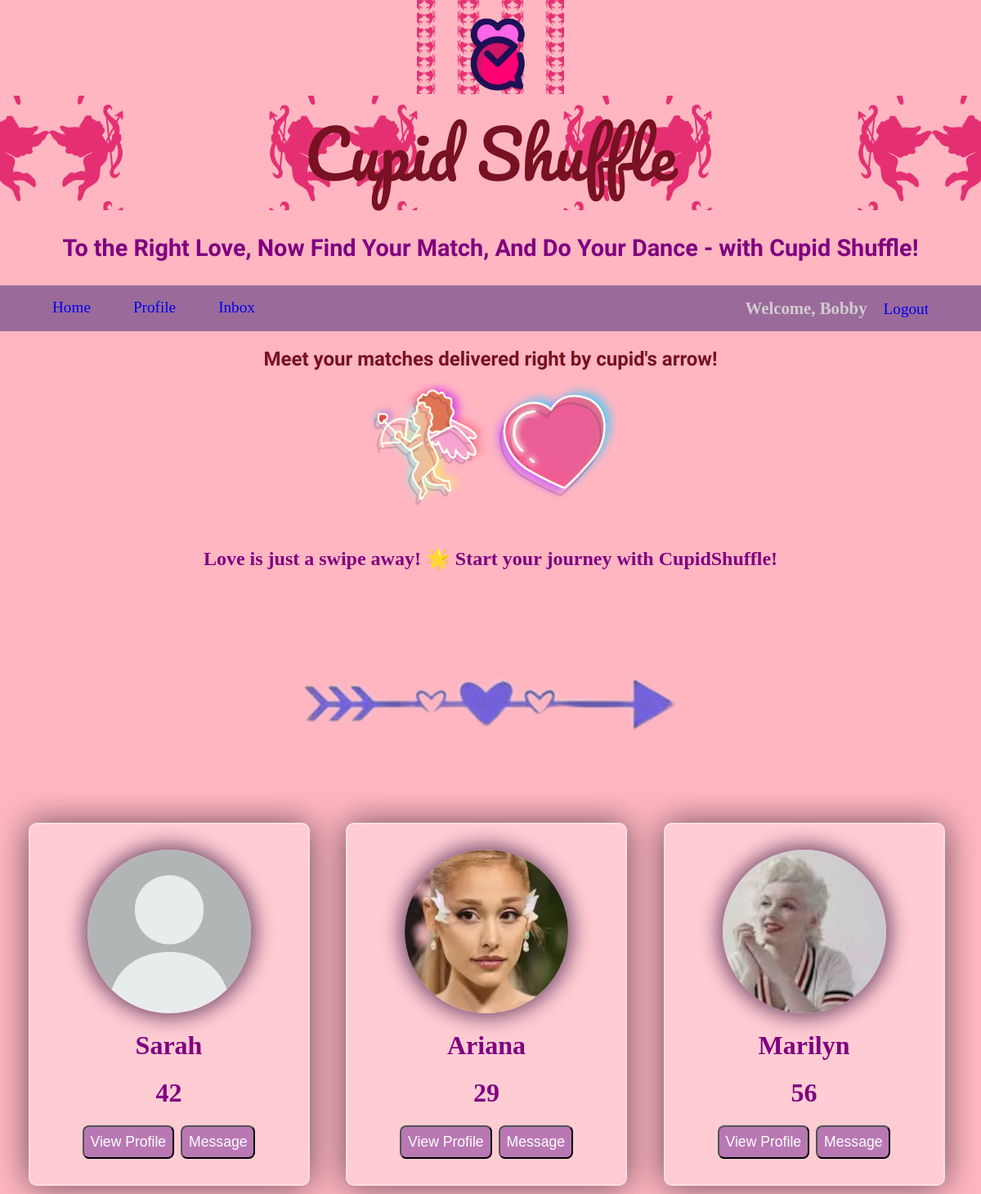
Page /matchmaking/ (signed in) on the committed database.
### app/models.py (models this page shows, shortened)
class PersonalityProfile(models.Model):
    user_profile = models.ForeignKey(
        DatingProfile,
        on_delete=models.CASCADE,
        related_name="dating_profile_user",
        null=True,
    )
    created = models.BooleanField(default=False)
    yes_or_no_options = (("Yes", "YES"), ("No", "NO"))
    what_are_you_looking_for_options = (
        ("Long-term", "Long-term partner"),
        ("Short-term", "Short-term partner"),
        ("Firguring-out", "Still figuring out"),
    )
    music_options = (
        ("Metal", "METAL"),
        ("Classic", "CLASSIC"),
        ("Country", "COUNTRY"),
        ("Pop", "POP"),
        ("Hip-hop", "HIP-HOP"),
        ("Gospel", "GOSPEL"),
    )
    outdoor_indoor_options = (("Outdoor", "OUTDOOR"), ("Indoor", "INDOOR"))
    what_do_you_do_for_fun_options = (
        ("Hiking", "HIKING"),
        ("Gaming", "GAMING"),
        ("Reading", "READING"),
        ("Singing", "SINGING"),
        ("Sports", "SPORTS"),
        ("Dancing", "DANCING"),
        ("Travel", "TRAVEL"),
        ("Poetry", "POETRY"),
        ("Music", "MUSIC"),
    )
    movie_genre_options = (
        ("Horror", "HORROR"),
        ("Romance", "ROMANCE"),
        ("Comedy", "COMEDY"),
        ("Action", "ACTION"),
        ("Anime", "ANIME"),
        ("Sci-fi", "SCI-FI"),
    )
    hobby_options = (
        ("Biking", "BIKING"),
        ("Knitting", "KNITTING"),
        ("Painting", "PAINTING"),
        ("Bird-watching", "BIRD-WATCHING"),
        ("Antiquing", "ANTIQUING"),
        ("Couch-Potato", "COUCH-POTATO"),
        ("Kayaking", "KAYAKING"),
        ("Swimming", "SWIMMING"),
    )
    sport_interest_options = (
        ("Baseball", "BASEBALL"),
        ("Basketball", "BASKETBALL"),
        ("Tennis", "TENNIS"),
        ("Football", "FOOTBALL"),
        ("Soccer", "SOCCER"),
        ("Skate", "SKATING"),
        ("Golf", "GOLF"),
    )
    interests = models.CharField(
        max_length=50, choices=what_are_you_looking_for_options, null=True
    )
    do_you_like_drinking = models.CharField(
        max_length=50, choices=yes_or_no_options, null=True
    )
    are_you_active = models.CharField(
        max_length=50, choices=yes_or_no_options, null=True
    )
    music_pick = models.CharField(max_length=300, choices=music_options, null=True)
    outdoor_indoor_pick = models.CharField(
        max_length=50, choices=outdoor_indoor_options, null=True
    )
    what_do_you_do_for_fun_pick = models.CharField(
        max_length=300, choices=what_do_you_do_for_fun_options, null=True
    )
    movie_pick = models.CharField(
        max_length=300, choices=movie_genre_options, null=True
    )
    hobby_pick = models.CharField(max_length=300, choices=hobby_options, null=True)
    sport_pick = models.CharField(
        max_length=300, choices=sport_interest_options, null=True
    )

class DatingProfile(models.Model):
    user_profile = models.ForeignKey(
        Profile,
        on_delete=models.CASCADE,
        related_name="dating_profile_user",
        null=True,
    )
    created = models.BooleanField(default=False)
    profile_pic = models.ImageField(
        default="default_pic.jpg",
        null=True,
        blank=True,
    )
    gender_options = (("Male", "MALE"), ("Female", "FEMALE"))
    interested_in_options = ("Men", "MEN"), ("Women", "WOMEN"), ("Both", "BOTH")
    yes_or_no_options = (("Yes", "YES"), ("No", "NO"))
    gender = models.CharField(max_length=50, choices=gender_options, null=True)
    birth_date = models.DateTimeField(default=datetime.now)
    interested_in = models.CharField(
        max_length=50, choices=interested_in_options, null=True
    )
    smoker = models.CharField(max_length=50, choices=yes_or_no_options, null=True)
    drinker = models.CharField(max_length=50, choices=yes_or_no_options, null=True)
    occupation = models.CharField(max_length=50, null=True)
    bio = models.TextField(null=True)
    favorite_place_ever_been = models.TextField(null=True)
    @property
    def age(self):
        today = timezone.now().date()
        age = int(
            today.year
            - (self.birth_date.year)
            - ((today.month, today.day) < (self.birth_date.month, self.birth_date.day))
        )
        return age

class Profile(models.Model):
    user = models.OneToOneField(User, null=True, on_delete=models.CASCADE)
    first_name = models.CharField(null=True, max_length=255)
    last_name = models.CharField(null=True, max_length=255)

### app/views.py (the view)
# urls.py: path("matchmaking/", matchmakingView, name="matchmaking"),
@login_required(login_url="login")
def matchmakingView(request):
    user_profile = request.user.profile
    user = request.user
    user_dating_profile = DatingProfile.objects.get(user_profile=user_profile)
    user_personality_profile = PersonalityProfile.objects.get(
        user_profile=user_dating_profile
    )
    choice2 = PersonalityProfile.objects.filter(
        user_profile__interested_in=user_dating_profile.interested_in,
        do_you_like_drinking=user_personality_profile.do_you_like_drinking,
        outdoor_indoor_pick=user_personality_profile.outdoor_indoor_pick,
        movie_pick=user_personality_profile.movie_pick,
        hobby_pick=user_personality_profile.hobby_pick,
    )
    choice3 = PersonalityProfile.objects.filter(
        user_profile__interested_in=user_dating_profile.interested_in,
        do_you_like_drinking=user_personality_profile.do_you_like_drinking,
        music_pick=user_personality_profile.music_pick,
        movie_pick=user_personality_profile.movie_pick,
        sport_pick=user_personality_profile.sport_pick,
    )
    choice4 = PersonalityProfile.objects.filter(
        user_profile__interested_in=user_dating_profile.interested_in,
        interests=user_personality_profile.interests,
        outdoor_indoor_pick=user_personality_profile.outdoor_indoor_pick,
        what_do_you_do_for_fun_pick=user_personality_profile.what_do_you_do_for_fun_pick,
        hobby_pick=user_personality_profile.hobby_pick,
    )
    choice1 = PersonalityProfile.objects.filter(
        user_profile__interested_in=user_dating_profile.interested_in,
        interests=user_personality_profile.interests,
        music_pick=user_personality_profile.music_pick,
        what_do_you_do_for_fun_pick=user_personality_profile.what_do_you_do_for_fun_pick,
        sport_pick=user_personality_profile.sport_pick,
    )
    choices = {
        "1": [choice1],
        "2": [choice2],
        "3": [choice3],
        "4": [choice4],
    }
    random_potential_partners = key, val = random.choice(list(choices.items()))
    user_data_list = [
        user_personality_profile.id,
        user_personality_profile.interests,
        user_personality_profile.do_you_like_drinking,
        user_personality_profile.are_you_active,
        user_personality_profile.music_pick,
        user_personality_profile.outdoor_indoor_pick,
        user_personality_profile.what_do_you_do_for_fun_pick,
        user_personality_profile.movie_pick,
    ]
    compatible_personality_profiles_list = []
    for profile in PersonalityProfile.objects.all():
        profile_data = {
            "id": profile.id,
            "interests": profile.interests,
            "drinking": profile.do_you_like_drinking,
            "active": profile.are_you_active,
            "music": profile.music_pick,
            "outdoor_indoor": profile.outdoor_indoor_pick,
            "fun": profile.what_do_you_do_for_fun_pick,
            "movie": profile.movie_pick,
        }
        matches = 0
        for user_value, profile_value in zip(user_data_list, profile_data.values()):
            if user_value == profile_value:
                matches += 1
        if matches > 3:
            compatible_personality_profiles_list.append(profile)
        match_list = []
        for object in compatible_personality_profiles_list:
            if (
                user_dating_profile.interested_in == "Men"
                and user_dating_profile.gender == "Male"
                and object.user_profile.interested_in == "Men"
                and object.user_profile.gender == "Male"
            ):
                match_list.append(object)
            elif (
                user_dating_profile.interested_in == "Women"
                and user_dating_profile.gender == "Female"
                and object.user_profile.interested_in == "Women"
                and object.user_profile.gender == "Female"
            ):
                match_list.append(object)
            elif (
                user_dating_profile.interested_in == "Men"
                and user_dating_profile.gender == "Female"
                and object.user_profile.interested_in == "Women"
                and object.user_profile.gender == "Male"
            ):
                match_list.append(object)
            elif (
                user_dating_profile.interested_in == "Women"
                and user_dating_profile.gender == "Male"
                and object.user_profile.interested_in == "Men"
                and object.user_profile.gender == "Female"
            ):
                match_list.append(object)
            elif (
                user_dating_profile.interested_in == "Both"
                and user_dating_profile.gender == "Male"
                and object.user_profile.interested_in == "Both"
                and object.user_profile.gender == "Women"
                or user_dating_profile.interested_in == "Both"
                and user_dating_profile.gender == "Female"
                and object.user_profile.interested_in == "Both"
                and object.user_profile.gender == "Male"
            ):
                match_list.append(object)
    context = {
        "random_potential_partners": random_potential_partners,
        "key": key,
        "val": val,
        "user_profile": user_profile,
        "user": user,
        "user_personality_profile": user_personality_profile,
        "user_dating_profile": user_dating_profile,
        "compatible_personality_profiles": compatible_personality_profiles_list,
        "match_list": match_list,
    }
    return render(request, "matchmaking.html", context)

### app/templates/matchmaking.html (shortened to what this page needs)
{%extends 'base.html'%}{%load static%}
{% block content%}
<h2 class="lyric_text">Meet your matches delivered right by cupid's arrow!
  <img src="{% static 'neon.png' %}" alt="neon" class="neon">
  <h3 class="milf_text">Love is just a swipe away! 🌟 Start your journey with CupidShuffle!</h3>
  <img src="{% static 'arrow.png' %}" alt="arrow" class="arrow">
<div id="matches">
  {% for object in match_list  %}
      {% if user_profile != object.user_profile.user_profile  %}
        <div id="partner-cards">
          <div id="matchmaking_profile_image_container">
              <img src="{{object.user_profile.profile_pic.url}}" id="partner-img"/>
          </div>
              <div id = "partner-name">
                {{object.user_profile.user_profile.first_name}}
              </div>
              <div id = "partner_age">
                {{ object.user_profile.age}}
              </div>
              <div id="match_making_button_container">
                <button class="matchmakingBTNs"> <a href= "{% url "partner" object.id %}" >View Profile</a></button>
                <button class="matchmakingBTNs"> <a href= "{% url "send_message" object.id %}" >Message</a></button>
              </div>
        </div>
    {% endif %}
    {%endfor%}
</div>
{%endblock content%}

### app/templates/base.html (shortened to what this page needs)
{% load static %}
<!DOCTYPE html>
<html lang="en">
<head>
    <link rel="stylesheet" href="{% static "styles.css" %}">
</head>
<body>
    <img class="logo_img" src="{% static 'logo.png' %}" alt="Logo">
    <h3 class="logo_name">Cupid Shuffle</h3>
    <p class="slogan_text">To the Right Love, Now Find Your Match, And Do Your Dance - with Cupid Shuffle!</p>
    <div id="navigation_container">
        {% if user.id != None %}
            <div id='left_side_nav'>
                <a href ="{% url 'home'%}">Home</a>
                <a href ="{% url 'profile'%}">Profile</a>
                <a href ="{% url 'inbox'%}">Inbox</a>
            </div>
            <div id='right_side_nav'>
                <span id="bannerName">Welcome, {{user.username}}</span>
                <a href="{%url 'logout'%}">Logout</a>
            </div>
        </div>
        {% endif %}
    {% block content %}
    {% endblock content %}
</body>
</html>

### app/static/styles.css (style rules this page uses)
body { margin: 0; background-color: lightpink; }
#navigation_container { display: flex; background-color: rgb(154, 107, 154); padding: 1rem; justify-content: space-between; }
#left_side_nav > a { text-decoration: none; font-size: 1.2rem; padding-left:3rem; }
#right_side_nav > a { text-decoration: none; font-size: 1.2rem; padding-right: 3rem; }
#bannerName { font-size: 1.3rem; font-weight: 900; color: rgb(210, 204, 209); padding-right: 1rem; }
.milf_text { padding-top: 1%; text-align: center; color:purple; margin-left: 10%; margin-right: 10%; font-size: 150%; padding-bottom: .5%; }
.arrow { width:40%; align-items: center; display: block; margin-left: auto; margin-right: auto; }
.neon { width: 30%; align-items: center; display: block; margin-left: auto; margin-right: auto; border-radius: 10px; }
#matchmaking_profile_image_container { display: flex; justify-content: center; max-width: fit-content; border-radius: 50%; box-shadow: 0 0 25px 5px #230031a4; }
#matches { display: flex; flex-direction: row; padding-right: 10px; justify-content: space-evenly; }
#partner-cards { color: purple; font-weight: 900; font-size: 2rem; display: flex; flex-direction: column; padding: 10px; background: rgba(255, 255, 255, 0.301); border: 2px solid rgba(255, 255, 255, 0.349); height: 430px; width: 320px; border-radius: 10px; scroll-snap-align: start; display:flex; flex-direction: column; align-items: center; height: 420px; justify-content: space-evenly; margin: 10px; backdrop-filter: blur(15px); box-shadow: 0 0 40px rgba(8, 7, 16, 0.6); }
#partner-img { width: 200px; height: 200px; border-radius: 50%; object-fit: cover; }
#match_making_button_container { display: flex; width: 100%; justify-content: center; column-gap:.5rem; }
.matchmakingBTNs { border-radius: .5rem; background-color: rgb(185, 120, 180); color: white; font-size: 1.1rem; padding: .5rem; cursor: pointer; }
.matchmakingBTNs > a { color: white; text-decoration: none; }
.logo_img { background: url("/DatingApp/app/static/cupid.png"); background-size: 30%; background-position: 50%; display: block; margin-left: auto; margin-right: auto; width: 15% ; justify-content: center; }
.logo_name { background: url("/DatingApp/app/static/cupid.png"); background-size: 30%; background-position: 50%; color: rgb(120, 17, 33); font-weight: bold; font-size: 5rem; margin: auto 0; text-align: center; margin-top: .2%; font-family: "Pacifico", cursive; font-weight: 300; font-style: normal; margin-bottom: 1%; }
.slogan_text { font-family: "Dancing Script", cursive; font-optical-sizing: auto; text-align: center; font-weight: bold; font-size: 180%; color:purple; }
.lyric_text { font-family: "Lobster", sans-serif; text-align: center; color: rgb(120, 17, 33); }

### rows in the picture
PersonalityProfile: user_profile.profile_pic (placeholder picture), user_profile.user_profile.first_name "Sarah", user_profile.age "42"
PersonalityProfile: user_profile.profile_pic (picture), user_profile.user_profile.first_name "Ariana", user_profile.age "29"
PersonalityProfile: user_profile.profile_pic (picture), user_profile.user_profile.first_name "Marilyn", user_profile.age "56"

### other values in the picture
{{ user.username }} "Bobby"
